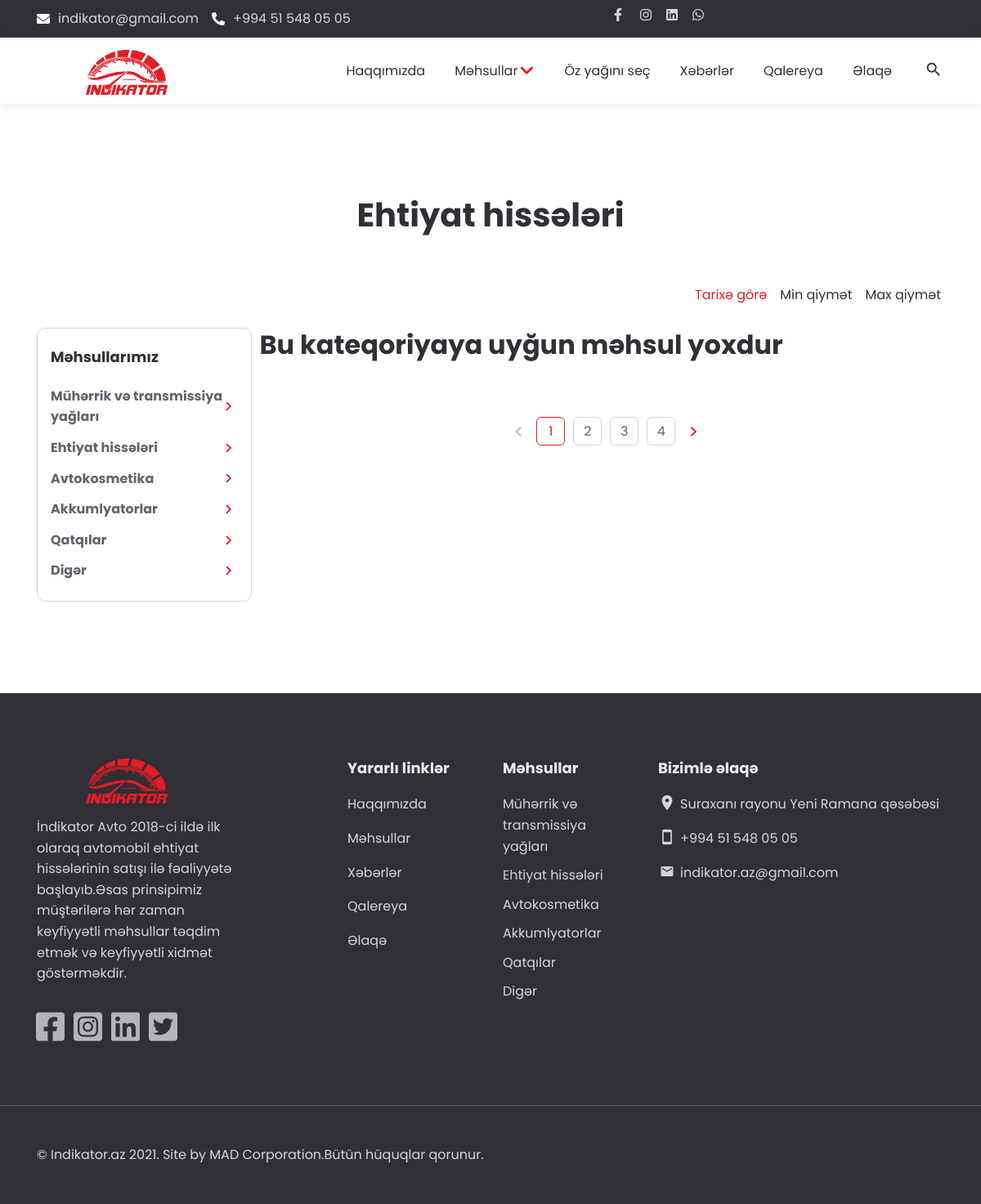
Page /category/2 on the earlier database version.
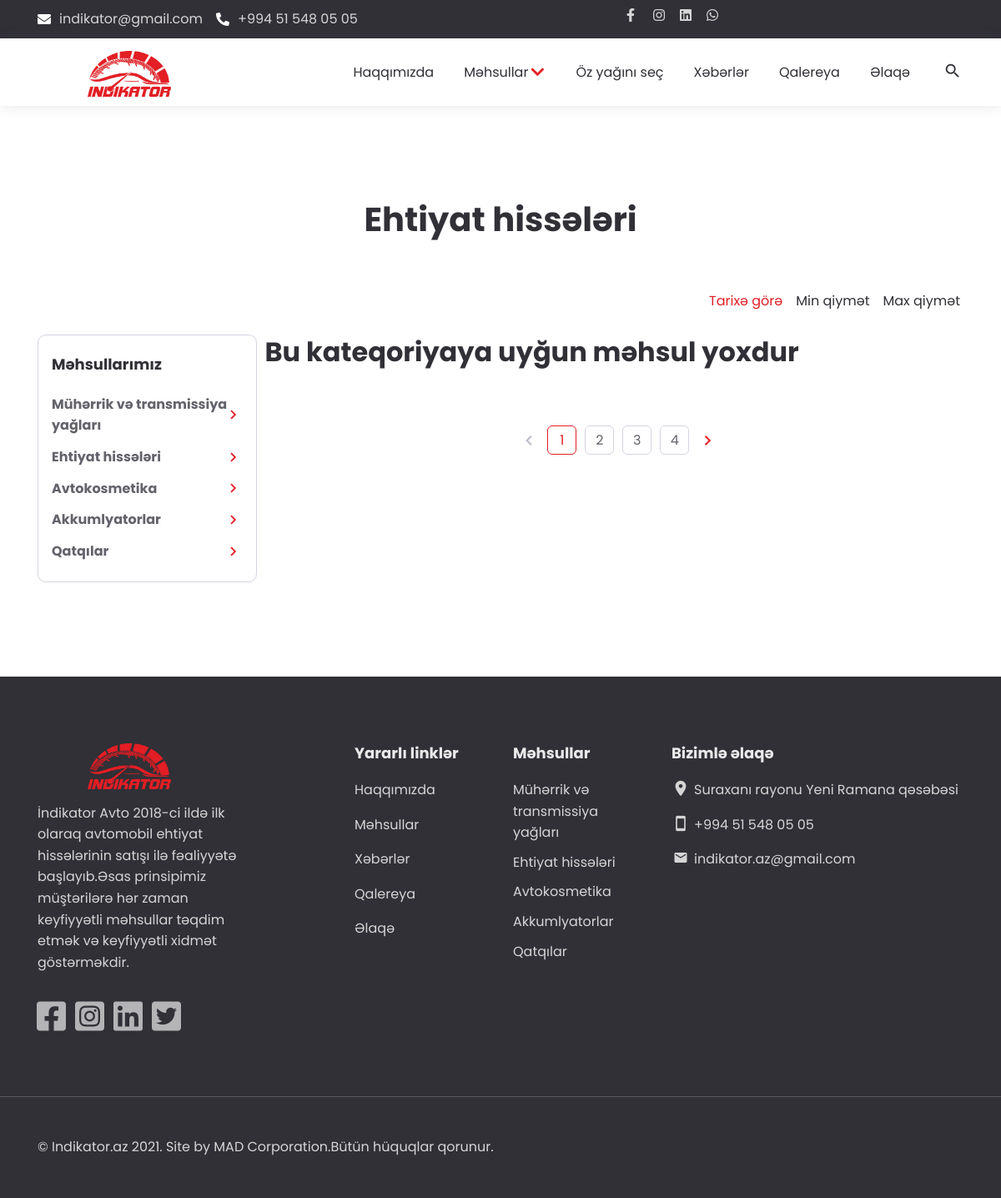
Same page on the later database version.
### models.py (models this page shows)
class Categories(db.Model):
    id=db.Column(db.Integer,primary_key=True)
    categories_name=db.Column(db.String(100))
    products=db.relationship('Products', backref='categories', lazy=True)

### controllers/app/main.py (the view)
@app.route('/category/<int:id>')
def category(id):
    from models import Products
    selected_category=Categories.query.get(id)
    return render_template('app/category.html',Products=Products,selected_category=selected_category,Categories=Categories)

### controllers/app/main.py (called while the page is built)
@app.context_processor
def inject_user():
    return dict(categories=Categories.query.all(),brands=Brands.query.all(),Brands=Brands,Products=Products)

### templates/app/category.html (shortened to what the changed rows need)
{% extends "app/base.html" %}
{% block content %}
            <div class="section">
                <div class="container">
                    <div class="row">
                        <div class="col-12">
                            <div class="section-heading heading-center">
                                <h1>{{Categories.query.filter_by(id=selected_category.id).first().categories_name}}</h1>
                            </div>
                        </div>
                    </div>
                    <div class="row gutters-20">
                        <div class="col-lg-3 col-12">
                            <aside class="sidebar sidebar-filters sidebar-filters-mob">
                                <div class="sidebar-item sidebar-item-margin sidebar-item-style">
                                    <ul class="sidebar-cat hl-list sidebar-cat-tree">
                                     {% for category in categories %}
                                        <li class="sidebar-cat-item sidebar-cat-item-has-child ">
                                            <a href="#!" class="sidebar-cat-link hover-link"
                                                data-title="engine_transmission_oils">
                                                <span><strong>{{category.categories_name}}</strong></span>
                                                <i class="material-icons md-22 sidebar-cat-icon">chevron_right</i>
                                            </a>
                                        </li>
                                        {% endfor %}
                                    </ul>
                                </div>
                            </aside>
                        </div>
                        <div class="col-lg-9 col-12">
                            <div class="row gutters-20 catalog">
                                {% if Products.query.filter_by(category_id=selected_category.id).first()%}
                                {% for product in Products.query.filter_by(category_id=selected_category.id) %}
                                <div class="col-lg-3 col-md-4 col-sm-4 col-6 item">
                                    <div class="item-style card">
                                        <header class="card-header">
                                            <a href="/products_ext/{{product.id}}" class="card-image">
                                                <img data-src="" class="lazy"
                                                    src="/static/uploads/{{product.product_img}}" alt=""
                                                    data-loaded="true">
                                            </a>
                                            <div class="card-badges">
                                                {% if product.product_status=="new" %}
                                                <div class="card-badge card-badge-new">Yeni</div>
                                                {% elif product.product_status=="rec"  %}
                                                <div class="card-badge card-badge-rec">Tövsiyyə</div>
                                                {% elif  product.product_status=="sale" %}
                                                <div class="card-badge card-badge-sale">Endirim</div>
                                                {% else %}
                                                {% endif %}
                                            </div>
                                        </header>
                                        <div class="card-info">
                                            <div class="card-posted-in" title="{{Categories.query.filter_by(id=product.category_id).first().categories_name}}">
                                                <a href="/category/{{product.category_id}}"><span >{{Categories.query.filter_by(id=product.category_id).first().categories_name}}</span></a>
                                            </div>
                                            <h3 class="item-heading card-title">
                                                <a href="/products_ext/{{product.id}}" title="{{product.product_name}}">{{product.product_name}}</a>
                                            </h3>
                                            <div class="card-prices">
                                                <div class="card-price">{{product.product_price}}</div>
                                            </div>
                                        </div>
                                    </div>
                                </div>
                                {% endfor %}
                                {% else %}
                                <h2>Bu kateqoriyaya uyğun məhsul yoxdur</h2>
                                {% endif %}
                            </div>
                        </div>
                    </div>
                </div>
            </div>
        </div>
        {% endblock %}

### templates/app/base.html (shortened to what the changed rows need)
<!DOCTYPE html>
<html class="ios ipad tablet landscape" lang="en">
<head>
    <link rel="stylesheet" href="/static/app/css/bootstrap.min.css">
    <link rel="stylesheet" href="/static/app//css/ecommerce.css">
    <link rel="stylesheet" href="/static/app//css/style.css">
    <link rel="stylesheet" href="https://cdnjs.cloudflare.com/ajax/libs/font-awesome/5.15.3/css/all.min.css">
</head>
<body class="">
    <main class="main main-visible">
        <div class="main-inner">
            {% block content %}{% endblock %}
        <footer class="footer">
            <div class="footer-main">
                <div class="container">
                    <div class="row items">
                        <div class="col-xl-2 col-lg-3 col-md-3 col-7 item">
                            <div class="footer-item">
                                <nav class="footer-nav">
                                    <ul>
                                        {% for category in categories %}
                                        <li class="footer-item-nav-title"><a href="/category/{{category.id}}">{{category.categories_name}}</a></li>
                                        {% endfor %}
                                    </ul>
                                </nav>
                            </div>
                        </div>
                    </div>
                </div>
            </div>
        </footer>
</body>
</html>

Differences in the rows shown:
removed Categories: categories_name "Digər"
